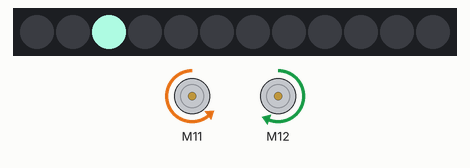
This sketch was run on a simulated Arduino Uno, built with avr-gcc and run on an emulated ATmega328P. Parts: 12 RGB LEDs in strip order, left to right, 2 × DC motor (green arrow = forward, orange = backward, longer = faster). Dim RGB values are drawn brighter than linear; random numbers use the default seed unless the sketch sets one.

Above: at 0.1 s.
At 54.5 s:
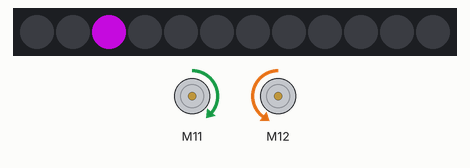
At 87.2 s:
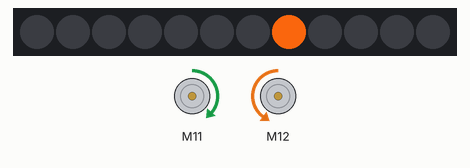
At 119.9 s:
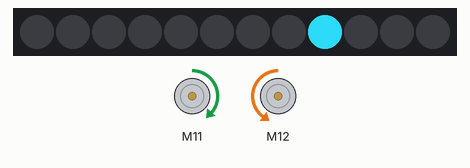
Timing chart, 0 to 130.0 s (numbered marks = the images above):
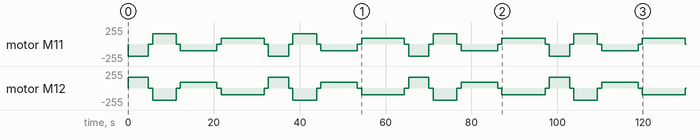

Measured:
- by itself, motor M11: repeats every 32.7 s: stopped 1.0 s, forward 154/255 5.5 s, stopped 1.0 s, backward 100/255 8.5 s, stopped 1.0 s, forward 85/255 10.0 s, stopped 1.0 s, backward 180/255 4.7 s
- by itself, motor M12: repeats every 32.7 s: stopped 1.0 s, backward 180/255 5.5 s, stopped 1.0 s, forward 89/255 8.5 s, stopped 1.0 s, backward 100/255 10.0 s, stopped 1.0 s, forward 160/255 4.7 s
- what the display in image 1 shows lasts 10.0 s, from 54.4 s to 64.4 s

The sketch:

2.MotorStraights.ino
```cpp
#include <Arduino.h>
#include <MeAuriga.h>

MeEncoderOnBoard motor_r(SLOT1);
MeEncoderOnBoard motor_l(SLOT2);
MeRGBLed led(0,12);

// Wheel setup
const float WHEEL_DIAMETER = 6.9;
const float WHEEL_CIRCUMFERENCE = PI * WHEEL_DIAMETER;
const float PULSES_PER_REV = 370;
const float PULSES = PULSES_PER_REV / WHEEL_CIRCUMFERENCE;

const float CALIBRATE_F = 114.0 / 128.0;
const float CALIBRATE_B = 110.0 / 128.0;

// Movement
const int FORWARD = 1;
const int BACKWARD = 2;

const int DISTANCE = 100;
const int RPM_FAST = 180;
const int RPM_SLOW = 100;

void _delay(float seconds) {
  if(seconds < 0.0){
    seconds = 0.0;
  }
  long endTime = millis() + seconds * 1000;
  while(millis() < endTime) _loop();
}

void isr_process_encoder1(void)
{
  if(digitalRead(motor_r.getPortB()) == 0) motor_r.pulsePosMinus();
  else motor_r.pulsePosPlus();
}

void isr_process_encoder2(void)
{
  if(digitalRead(motor_l.getPortB()) == 0) motor_l.pulsePosMinus();
  else motor_l.pulsePosPlus();
}

void stop(){
  motor_r.setTarPWM(0);
  motor_l.setTarPWM(0);
}

/*
  Handles Forward/Backwards direction of the mBot
  target: the distance in cms multiplied by the number of pulses in a single revolution
  sets current position then continuously compares current position while moving, once target has been reached, stopMotors
*/
void moveBot(int direction, float dist, float rpm){
  long target = dist * PULSES;

  int leftPower = (direction == FORWARD) ?  rpm * CALIBRATE_F: -rpm;
  int rightPower = (direction == FORWARD) ? -rpm: rpm * CALIBRATE_B;

  motor_l.setTarPWM(leftPower);
  motor_r.setTarPWM(rightPower);

  // pause briefly to give a chance for motors to complete their movement
  long startPos = motor_r.getCurPos();
  while (abs(motor_r.getCurPos() - startPos) < target) {
    _loop();
  }
  stop();
}

/*
  If power is true: Randomised LED colours and the LED to light up
  (Further implementation would store an array of already lit LEDs so random() to avoid the same LED num returning twice if already on)
  if power = false, LEDs are switched off
*/
void setLED(bool power){
  if (power) {
    uint8_t r = random(0, 256);
    uint8_t g = random(0, 256);
    uint8_t b = random(0, 256);

    int l = random(1,13);

    led.setColor(l, r, g, b);
  } else {
    led.setColor(0, 0, 0, 0);
  }
  led.show();
}

// Moves robot forward then backward
void cycle(int speed, int pause){
  setLED(true);
  moveBot(FORWARD, DISTANCE, speed);

  setLED(false);
  _delay(pause);

  setLED(true);
  moveBot(BACKWARD, DISTANCE, speed);

  setLED(false);
  _delay(pause);
}

void setup() {
  led.setpin(44);
  led.show();
  TCCR1A = _BV(WGM10);
  TCCR1B = _BV(CS11) | _BV(WGM12);
  TCCR2A = _BV(WGM21) | _BV(WGM20);
  TCCR2B = _BV(CS21);

  attachInterrupt(motor_r.getIntNum(), isr_process_encoder1, RISING);
  attachInterrupt(motor_l.getIntNum(), isr_process_encoder2, RISING);
}

void loop() {
  cycle(RPM_FAST, 1);
  cycle(RPM_SLOW, 1);
}

void _loop() {
  motor_r.loop();
  motor_l.loop();
}
```
